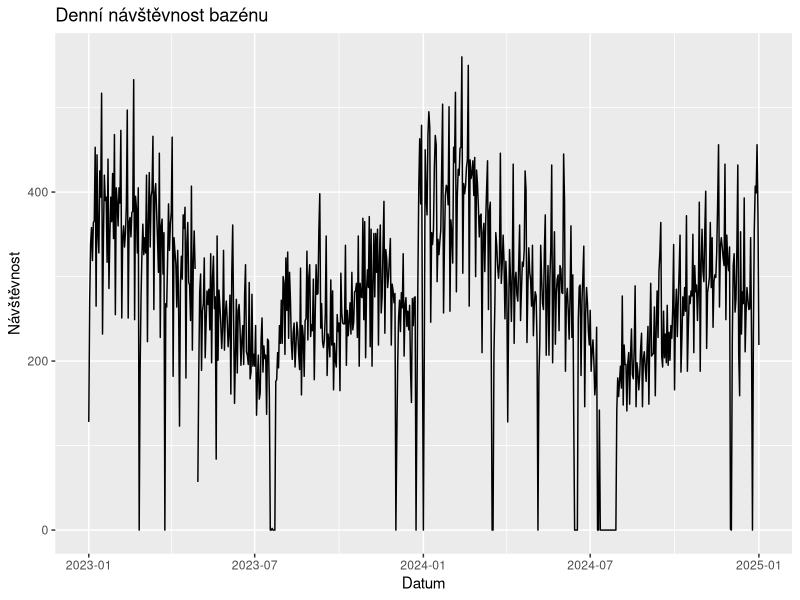
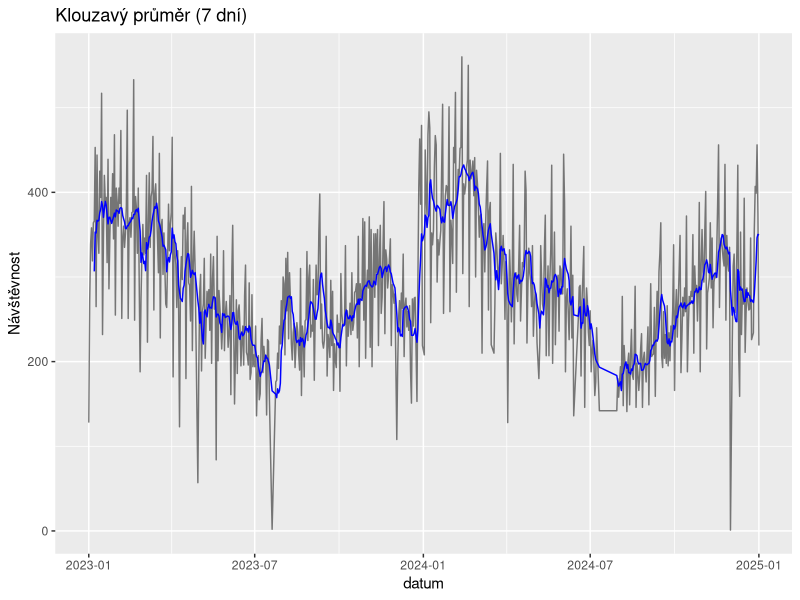
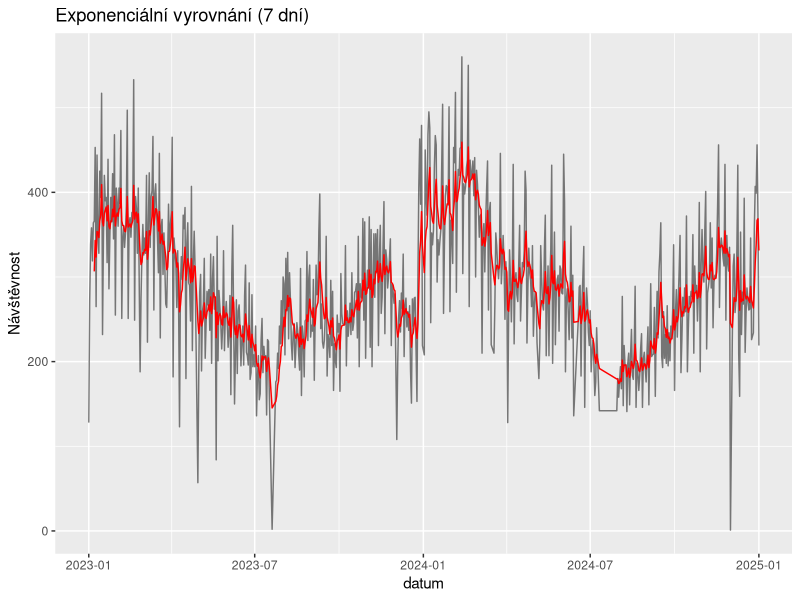
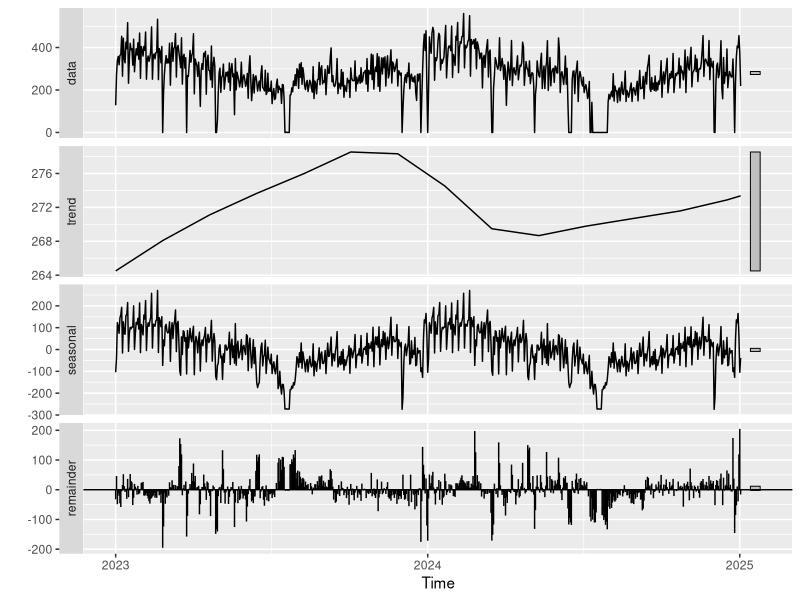
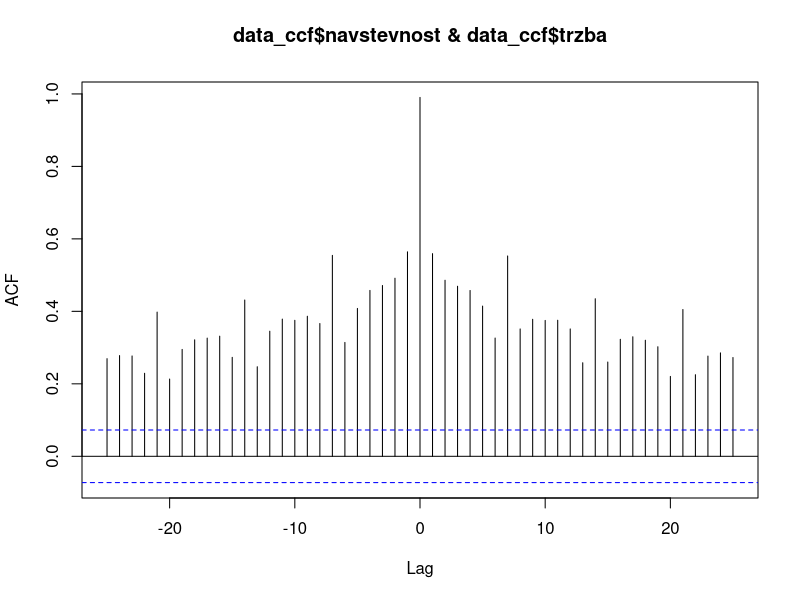
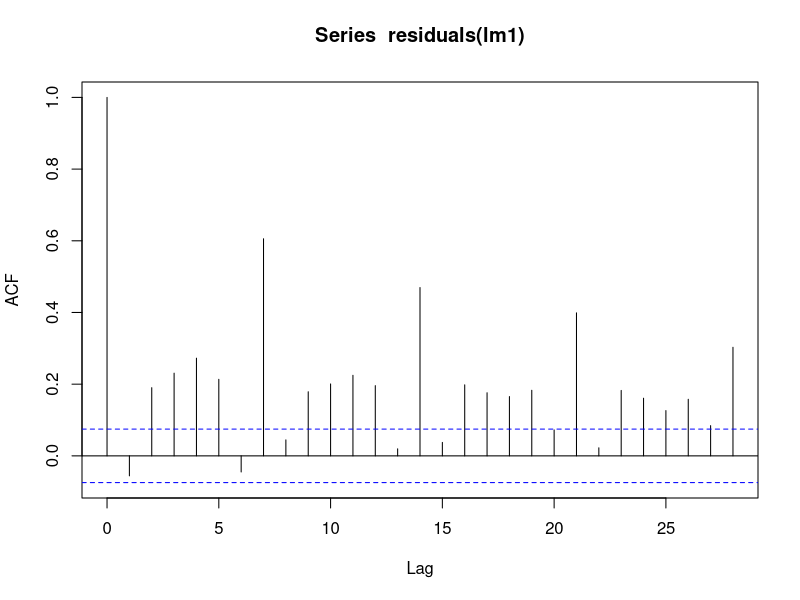
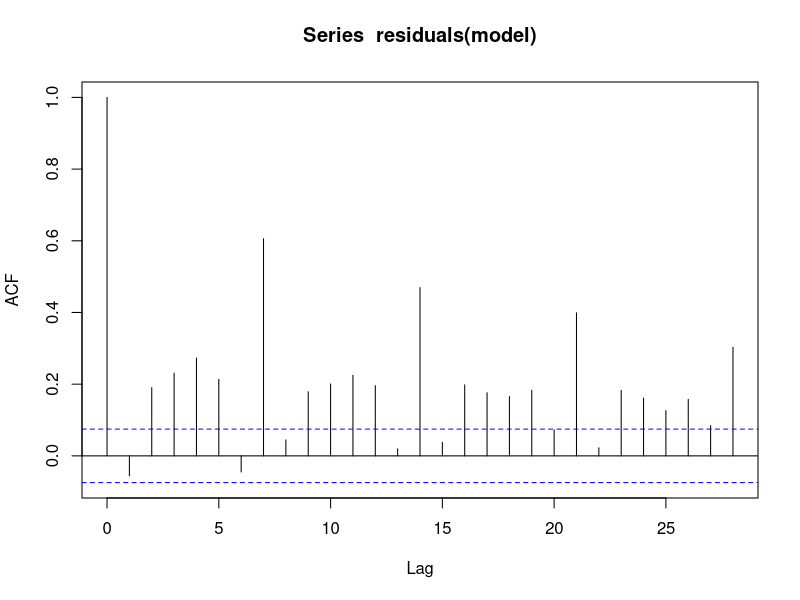
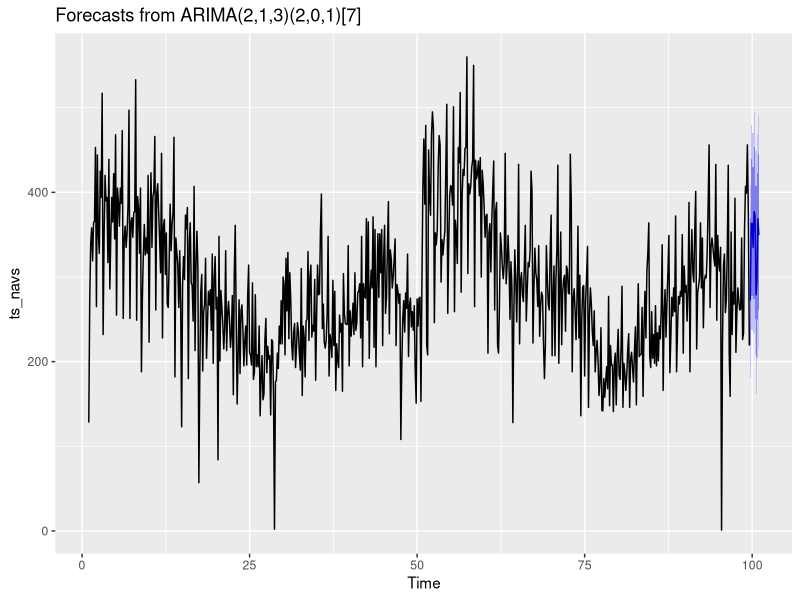

These figures' R source, in order:
## ---- chunk 1
library(tidyverse)
library(lubridate)
library(readr)
library(TTR)
library(forecast)
library(ggplot2)
## ---- chunk 2
data <- read_csv("zaznamy.csv")
colnames(data)
## ---- chunk 3
data <- data %>%
  mutate(
    datum = as.Date(datum),
    navstevnost = as.numeric(`návštěvnost`),
    trzba = as.numeric(gsub("\\s", "", `tržba`))
  )

ggplot(data, aes(x = datum, y = `návštěvnost`)) +
  geom_line() +
  labs(title = "Denní návštěvnost bazénu", x = "Datum", y = "Návštěvnost")
## ---- chunk 4

data_clean <- data %>%
  filter(!is.na(navstevnost), navstevnost > 0)

data_clean$ma7 <- SMA(data_clean$navstevnost, n = 7)
ggplot(data_clean, aes(x = datum)) +
  geom_line(aes(y = navstevnost), alpha = 0.5) +
  geom_line(aes(y = ma7), color = "blue") +
  labs(title = "Klouzavý průměr (7 dní)", y = "Návštěvnost")
## ---- chunk 5
data_clean$ema7 <- EMA(data_clean$navstevnost, n = 7)
ggplot(data_clean, aes(x = datum)) +
  geom_line(aes(y = navstevnost), alpha = 0.5) +
  geom_line(aes(y = ema7), color = "red") +
  labs(title = "Exponenciální vyrovnání (7 dní)", y = "Návštěvnost")
## ---- chunk 6

# Nahradíme odstávkové dny nulou, aby byla řada souvislá
data_full <- data
data_full$navstevnost[is.na(data_full$navstevnost)] <- 0

ts_navs <- ts(data_full$navstevnost, frequency = 365, start = c(2023, 1)) # Neměla by frekvence bejt 7?
decomp <- stl(ts_navs, s.window = "periodic")
autoplot(decomp)
## ---- chunk 7
auto.arima(ts_navs, seasonal = TRUE)
## ---- chunk 8
data_ccf <- data %>% filter(!is.na(navstevnost), !is.na(trzba))
ccf(data_ccf$navstevnost, data_ccf$trzba)
## ---- chunk 9
k <- 1
lm1 <- lm(navstevnost ~ lag(trzba, k), data = data_clean)
acf(residuals(lm1))
## ---- chunk 10
k <- 1
data_lag <- data_clean %>%
  mutate(trzba_lag = lag(trzba, k)) %>%
  filter(!is.na(trzba_lag), !is.na(navstevnost))

model <- lm(navstevnost ~ trzba_lag, data = data_lag)
acf(residuals(model))
## ---- chunk 11
#library(forecast)
#library(ggplot2)

ts_navs <- ts(data_clean$navstevnost, frequency = 7) # nebo 365, pokud máš souvislé roční data
model <- auto.arima(ts_navs)
forecasted <- forecast(model, h = 10)
autoplot(forecasted)

model <- lm(navstevnost ~ trzba, data = data_clean)
future <- data.frame(trzba = c(1000, 1200, 1300, 1500, 1600, 1700, 1800, 2000, 2100, 2200)) # příklad
pred <- predict(model, newdata = future)
print(pred)
